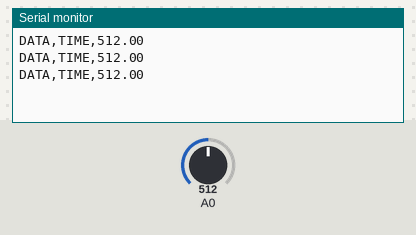
The sketch below on a simulated Arduino Uno, built with avr-gcc and run on an emulated ATmega328P. Shown: the last lines printed to the serial monitor. The inputs (shaded band) are chosen by the test bench; at power-on: A0 = 512.

Above: at 1.2 s.
1.3 s: A0 set to 716
At 2.0 s:
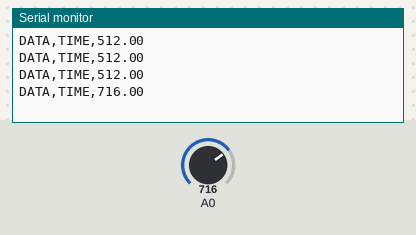
2.8 s: A0 set to 900
At 3.5 s:
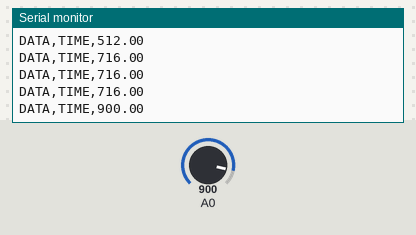
Timing chart, 0 to 5.8 s (numbered marks = the images above; inputs shaded):
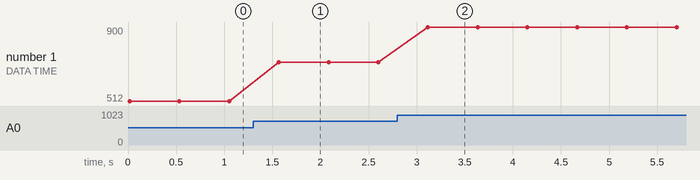

Measured:
- after the input at 1.3 s, the serial monitor: prints a new line after 0.27 s (image 1)
- after the input at 2.8 s, the serial monitor: prints a new line after 0.32 s (image 2)
- plotted number 1: 512 → 716 after the input at 1.3 s, 716 → 900 after the input at 2.8 s

The sketch:

Median_Filtering.ino
```cpp
double CurrentSensor;
#define NUM_READS 100

void setup() {
   Serial.println("CLEARDATA");
  Serial.println("CLEARSHEET");
  Serial.println("LABEL,TIME,Voltage");
  Serial.begin(9600);
}
void loop() {
  // put your main code here, to run repeatedly:
  CurrentSensor = readSensor(A0);
  Serial.print("DATA,TIME,");
  Serial.print(CurrentSensor); Serial.println();
  delay(500);
}

float readSensor(int sensorpin){
   // read multiple values and sort them to take the mode
   int sortedValues[NUM_READS];
   for(int i=0;i<NUM_READS;i++){
     int value = analogRead(sensorpin);
     int j;
     if(value<sortedValues[0] || i==0){
        j=0; //insert at first position
     }
     else{
       for(j=1;j<i;j++){
          if(sortedValues[j-1]<=value && sortedValues[j]>=value){
            // j is insert position
            break;
          }
       }
     }
     for(int k=i;k>j;k--){
       // move all values higher than current reading up one position
       sortedValues[k]=sortedValues[k-1];
     }
     sortedValues[j]=value; //insert current reading
   }
   //return scaled mode of 10 values
   float returnval = 0;
   for(int i=NUM_READS/2-5;i<(NUM_READS/2+5);i++){
     returnval +=sortedValues[i];
   }
   returnval = returnval/10;
   return returnval;
}
```
